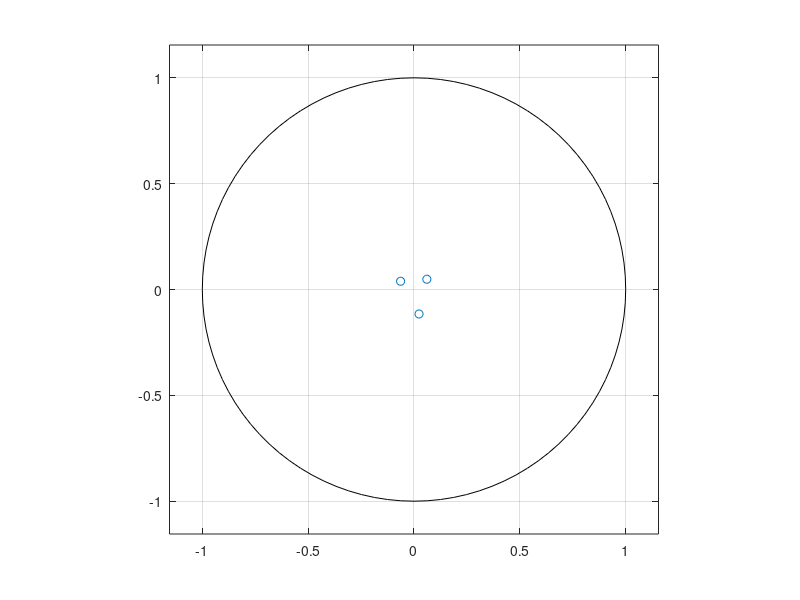
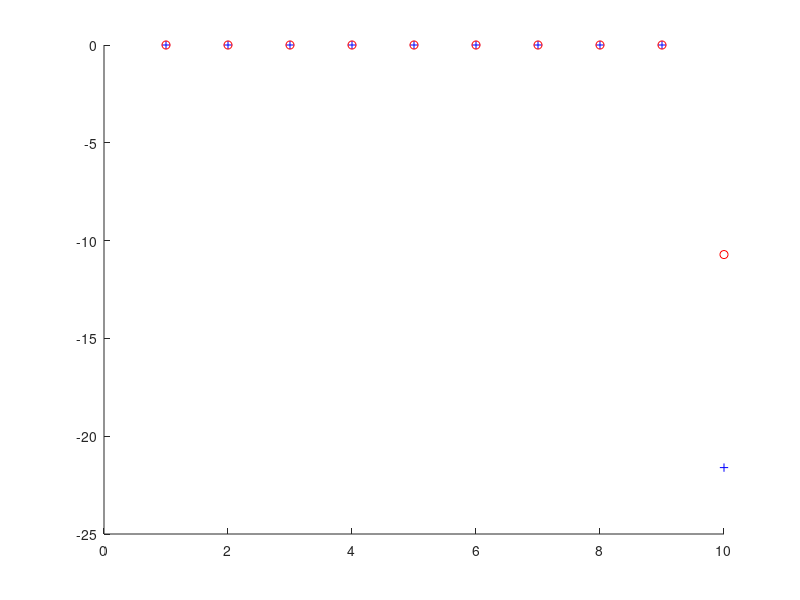

The MATLAB script that drew these images, in order:
alpha = 1; %ground weighting factor
beta = 1.0;   %veg weighting factor
pg1 = [1;1;0]; %ground 
pv1 = [1;1;1]; %veg
ground_offset = -pi/3; % ground interferomitry offset 
veg_offset = pi/6;    % veg interferomitry offset
x = .001:100:1; %% used for graphing
Window = 100;    %size of window
N0=100;

phi1=zeros(10,1);
phi2=zeros(10,1);
mag1=phi1;
mag2=phi2;

for in=10:10
    
Noise=in*1;

for it=1:N0
    
g =  pg1*(sqrt(-2*log(1-rand(1,Window))).*exp(1i*2*pi*rand(1,Window)));
v =  pv1*(sqrt(-2*log(1-rand(1,Window))).*exp(1i*2*pi*rand(1,Window)));

s1 = alpha*g + beta*v;
s2 = alpha*exp(1i*ground_offset)*g + beta*exp(1i*veg_offset)*v;

s1_Noise = s1 + Noise*sqrt(-2*log(1-rand(3,Window))).*exp(1i*2*pi*rand(3,Window));
s2_Noise = s2 + Noise*sqrt(-2*log(1-rand(3,Window))).*exp(1i*2*pi*rand(3,Window));
 
 R1 = s1_Noise*s1_Noise';
 R2 = s1_Noise*s2_Noise';
 A=R2*pinv(R1);
 
 [u,c] = eig(A^0.5);
 
 s1=abs(pg1'*u);
 [ss,kk]=sort(s1,'descend');
 phi1(in)=phi1(in) + 2*angle(c(kk(1),kk(1)))/N0;
 mag1(in)=mag1(in) + abs(c(kk(1),kk(1)))/N0;

 s2=abs(pv1'*u);
 [ss,kk]=sort(s2,'descend');
 phi2(in)=phi2(in) + 2*angle(c(kk(1),kk(1)))/N0;
 mag2(in)=mag2(in) + abs(c(kk(1),kk(1)))/N0;

end
end
zplane(eig(A));
figure
hold
plot(phi1*180/pi,'b+');
plot(phi2*180/pi,'ro');
% 
% figure
% hold
% plot(mag1,'b+');
% plot(mag2,'ro');
